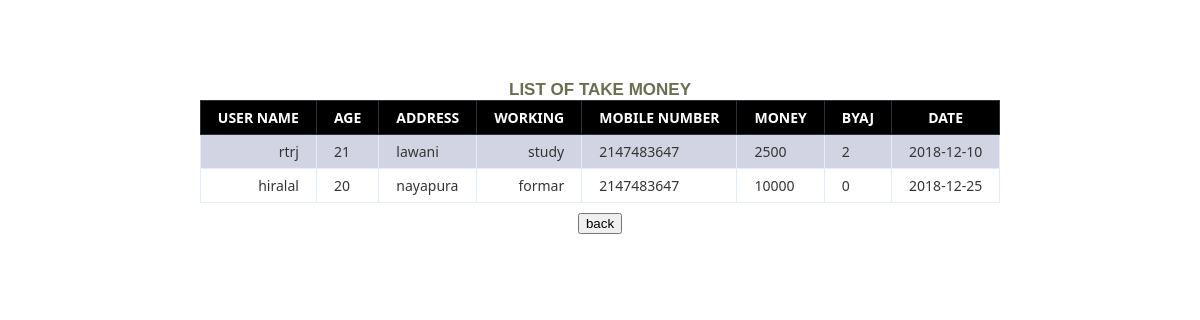
The page /ttable.php on the database its author committed.
### tables this page shows
CREATE TABLE `t_table` (
  `username` varchar(30) NOT NULL,
  `age` int(20) NOT NULL,
  `address` varchar(50) NOT NULL,
  `working` varchar(20) NOT NULL,
  `mobile_number` int(10) NOT NULL,
  `money` int(20) NOT NULL,
  `byaj` double NOT NULL,
  `date` date NOT NULL
);

### ttable.php (the view, shortened to what this page needs)
<!DOCTYPE html>
<html>
<?php
$dbcon=mysqli_connect("localhost","root","","agriculture");
$sql= "SELECT username, age, address, working, mobile_number, money, byaj, date FROM t_table";
$result = $dbcon->query($sql);
?>
<head>
</head>
<body>
	<h1>List Of Take Money</h1>
	<table class="data-table">
		<thead>
			<tr>
				<th>User Name</th>
				<th>Age</th>
				<th>Address</th>
				<th>Working</th>
				<th>Mobile Number</th>
				<th>Money</th>
				<th>Byaj</th>
				<th>Date</th>
			</tr>
		</thead>
		<tbody>
		<?php
		while ($row = mysqli_fetch_array($result))
		{
			echo '<tr>
					<td>'.$row['username'].'</td>
					<td>'.$row['age'].'</td>
					<td>'.$row['address'].'</td>
					<td>'.$row['working'].'</td>
					<td>'.$row['mobile_number'].'</td>
					<td>'.$row['money'].'</td>
					<td>'.$row['byaj'].'</td>
					<td>'.$row['date'].'</td>
				</tr>';
		}?>
		</tbody>
	</table>
	 <center> <a href="home.php"><button style="margin-bottom:80px;">back</button></a></center>
</body>
</html>

### ttable.php (style rules this page uses)
body { font-size: 15px; color: #6b6f4f; font-family: "segoe-ui", "open-sans", tahoma, arial; padding: 0; margin: 0; }
table { margin: auto; font-family: "Lucida Sans Unicode", "Lucida Grande", "Segoe Ui"; font-size: 12px; }
h1 { margin: 25px auto 0; text-align: center; text-transform: uppercase; font-size: 17px; }
table td { transition: all .5s; }
.data-table { border-collapse: collapse; font-size: 14px; min-width: 537px; margin-bottom:10px; }
.data-table th, .data-table td { border: 1px solid #e1edff; padding: 7px 17px; }
.data-table thead th { background-color: black; color: #FFFFFF; border-color: #2e303c!important; text-transform: uppercase; }
.data-table tbody td { color: #353535; }
.data-table tbody td:first-child, .data-table tbody td:nth-child(4), .data-table tbody td:last-child { text-align: right; }
.data-table tbody tr:nth-child(odd) td { background-color:#d2d4e4; }
h1 { margin-top:80px; }

### rows shown on the page
t_table: username "rtrj", age "21", address "lawani", working "study", mobile_number "2147483647", money "2500", byaj "2", date "2018-12-10"
t_table: username "hiralal", age "20", address "nayapura", working "formar", mobile_number "2147483647", money "10000", byaj "0", date "2018-12-25"
